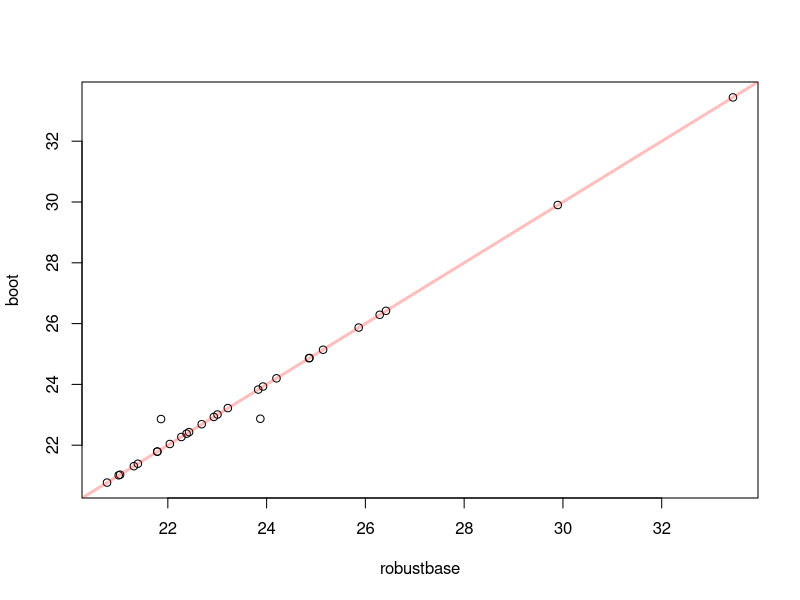

Source code (R):
library(robustbase)


### Name: salinity
### Title: Salinity Data
### Aliases: salinity
### Keywords: datasets

### ** Examples

data(salinity)
summary(lm.sali  <-        lm(Y ~ . , data = salinity))
summary(rlm.sali <- MASS::rlm(Y ~ . , data = salinity))
summary(lts.sali <-    ltsReg(Y ~ . , data = salinity))

salinity.x <- data.matrix(salinity[, 1:3])
c_sal <- covMcd(salinity.x)
plot(c_sal, "tolEllipsePlot")

## Connection with boot package's version :
if(requireNamespace("boot")) { ## 'always'
 print( head(boot.sal <- boot::salinity        ) )
 print( head(robb.sal <- salinity [, c(4, 1:3)]) ) # difference: has one digit more
 ## Otherwise the same ?
 dimnames(robb.sal) <- dimnames(boot.sal)
 ## apart from the 4th column, they are "identical":
 stopifnot( all.equal(boot.sal[, -4], robb.sal[, -4], tol = 1e-15) )

 ## But the discharge ('X3', 'dis' or 'H2OFLOW')  __differs__ in two places:
 plot(cbind(robustbase = robb.sal[,4], boot = boot.sal[,4]))
 abline(0,1, lwd=3, col=adjustcolor("red", 1/4))
 D.sal <- robb.sal[,4] - boot.sal[,4]
 stem(robb.sal[,4] - boot.sal[,4])
 which(abs(D.sal) > 0.01) ## 2 8
 ## *two* typos (=> difference ~= 1) in the version of 'boot': obs. 2 & 8 !!!
 cbind(robb = robb.sal[,4], boot = boot.sal[,4], D.sal)
}# boot
